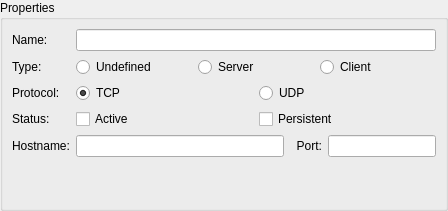
<?xml version="1.0" encoding="UTF-8"?>
<ui version="4.0">
 <class>qIGTLIOConnectorPropertyWidget</class>
 <widget class="QWidget" name="qIGTLIOConnectorPropertyWidget">
  <property name="geometry">
   <rect>
    <x>0</x>
    <y>0</y>
    <width>448</width>
    <height>211</height>
   </rect>
  </property>
  <property name="windowTitle">
   <string>Form</string>
  </property>
  <layout class="QVBoxLayout" name="verticalLayout">
   <property name="leftMargin">
    <number>0</number>
   </property>
   <property name="topMargin">
    <number>0</number>
   </property>
   <property name="rightMargin">
    <number>0</number>
   </property>
   <property name="bottomMargin">
    <number>0</number>
   </property>
   <item>
    <widget class="QGroupBox" name="ConnectorPropertyFrame">
     <property name="title">
      <string>Properties</string>
     </property>
     <layout class="QFormLayout" name="formLayout">
      <item row="0" column="0">
       <widget class="QLabel" name="ConnectorNameLabel">
        <property name="text">
         <string>Name:</string>
        </property>
       </widget>
      </item>
      <item row="0" column="1">
       <widget class="QLineEdit" name="ConnectorNameEdit"/>
      </item>
      <item row="2" column="0">
       <widget class="QLabel" name="ConnectorTypeLabel">
        <property name="text">
         <string>Type:</string>
        </property>
       </widget>
      </item>
      <item row="2" column="1">
       <layout class="QHBoxLayout" name="horizontalLayout">
        <item>
         <widget class="QRadioButton" name="ConnectorNotDefinedRadioButton">
          <property name="text">
           <string>Undefined</string>
          </property>
          <property name="checked">
           <bool>true</bool>
          </property>
         </widget>
        </item>
        <item>
         <widget class="QRadioButton" name="ConnectorServerRadioButton">
          <property name="text">
           <string>Server</string>
          </property>
         </widget>
        </item>
        <item>
         <widget class="QRadioButton" name="ConnectorClientRadioButton">
          <property name="text">
           <string>Client</string>
          </property>
         </widget>
        </item>
       </layout>
      </item>
      <item row="4" column="0">
       <widget class="QLabel" name="ConnectorStateLabel">
        <property name="text">
         <string>Status:</string>
        </property>
       </widget>
      </item>
      <item row="4" column="1">
       <layout class="QHBoxLayout" name="horizontalLayout_2">
        <item>
         <widget class="QCheckBox" name="ConnectorStateCheckBox">
          <property name="text">
           <string>Active</string>
          </property>
         </widget>
        </item>
        <item>
         <widget class="QCheckBox" name="PersistentStateCheckBox">
          <property name="text">
           <string>Persistent</string>
          </property>
         </widget>
        </item>
       </layout>
      </item>
      <item row="5" column="0">
       <widget class="QLabel" name="ConnectorHostnameLabel">
        <property name="text">
         <string>Hostname:</string>
        </property>
       </widget>
      </item>
      <item row="5" column="1">
       <widget class="QFrame" name="ConnectorAddressFrame">
        <property name="frameShape">
         <enum>QFrame::NoFrame</enum>
        </property>
        <property name="frameShadow">
         <enum>QFrame::Plain</enum>
        </property>
        <layout class="QHBoxLayout" name="horizontalLayout_3">
         <property name="leftMargin">
          <number>0</number>
         </property>
         <property name="topMargin">
          <number>0</number>
         </property>
         <property name="rightMargin">
          <number>0</number>
         </property>
         <property name="bottomMargin">
          <number>0</number>
         </property>
         <item>
          <widget class="QLineEdit" name="ConnectorHostNameEdit">
           <property name="sizePolicy">
            <sizepolicy hsizetype="Expanding" vsizetype="Fixed">
             <horstretch>0</horstretch>
             <verstretch>0</verstretch>
            </sizepolicy>
           </property>
           <property name="minimumSize">
            <size>
             <width>200</width>
             <height>0</height>
            </size>
           </property>
           <property name="inputMethodHints">
            <set>Qt::ImhUrlCharactersOnly</set>
           </property>
          </widget>
         </item>
         <item>
          <widget class="QLabel" name="ConnectorPortLabel">
           <property name="text">
            <string>  Port:</string>
           </property>
          </widget>
         </item>
         <item>
          <widget class="QLineEdit" name="ConnectorPortEdit">
           <property name="sizePolicy">
            <sizepolicy hsizetype="Fixed" vsizetype="Fixed">
             <horstretch>0</horstretch>
             <verstretch>0</verstretch>
            </sizepolicy>
           </property>
           <property name="minimumSize">
            <size>
             <width>50</width>
             <height>0</height>
            </size>
           </property>
           <property name="inputMethodHints">
            <set>Qt::ImhDigitsOnly</set>
           </property>
          </widget>
         </item>
        </layout>
       </widget>
      </item>
      <item row="3" column="0">
       <widget class="QLabel" name="ConnectorProtocolLabel">
        <property name="text">
         <string>Protocol:</string>
        </property>
       </widget>
      </item>
      <item row="3" column="1">
       <layout class="QHBoxLayout" name="horizontalLayout_4">
        <item>
         <widget class="QRadioButton" name="ConnectorTCPRadioButton">
          <property name="text">
           <string>TCP</string>
          </property>
          <property name="checked">
           <bool>true</bool>
          </property>
         </widget>
        </item>
        <item>
         <widget class="QRadioButton" name="ConnectorUDPRadioButton">
          <property name="text">
           <string>UDP</string>
          </property>
         </widget>
        </item>
       </layout>
      </item>
     </layout>
    </widget>
   </item>
  </layout>
 </widget>
 <resources/>
 <connections/>
</ui>
